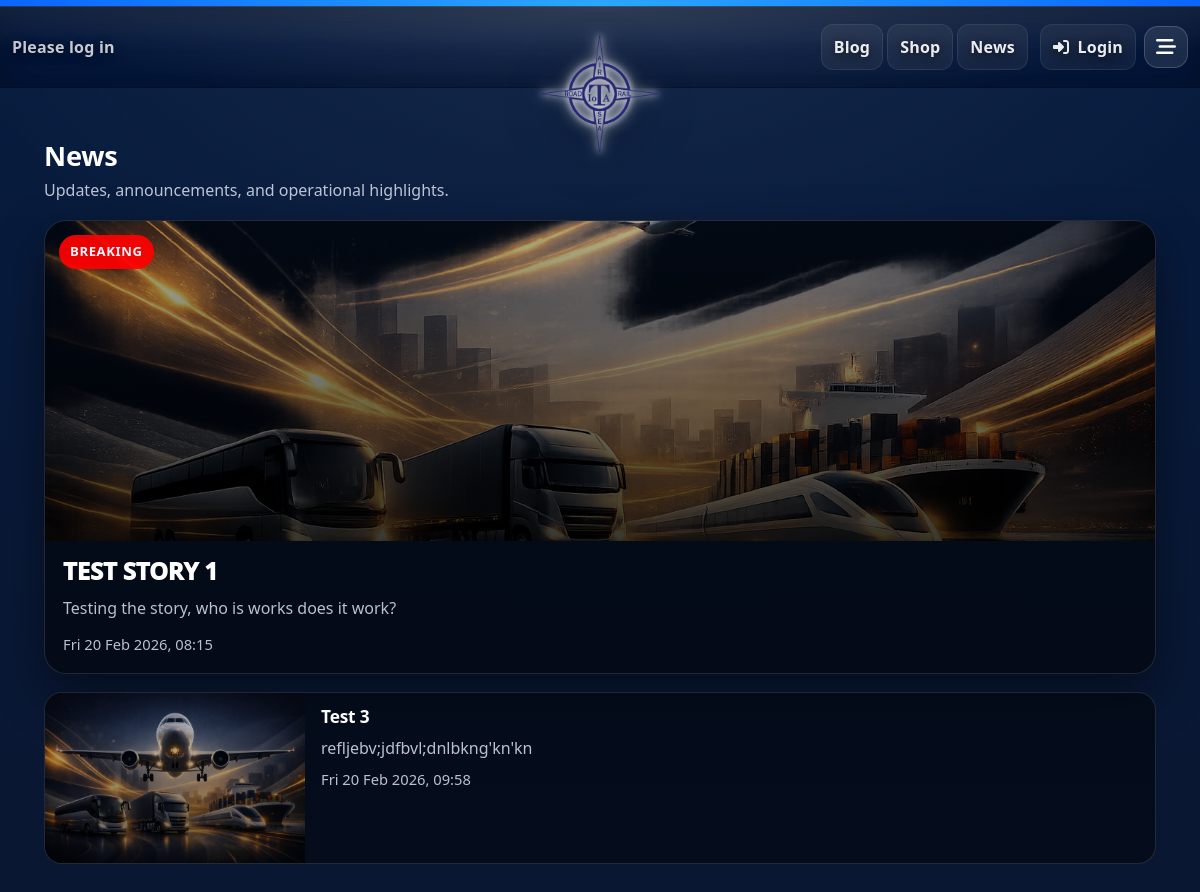
The page /news/ on the database as committed earlier.
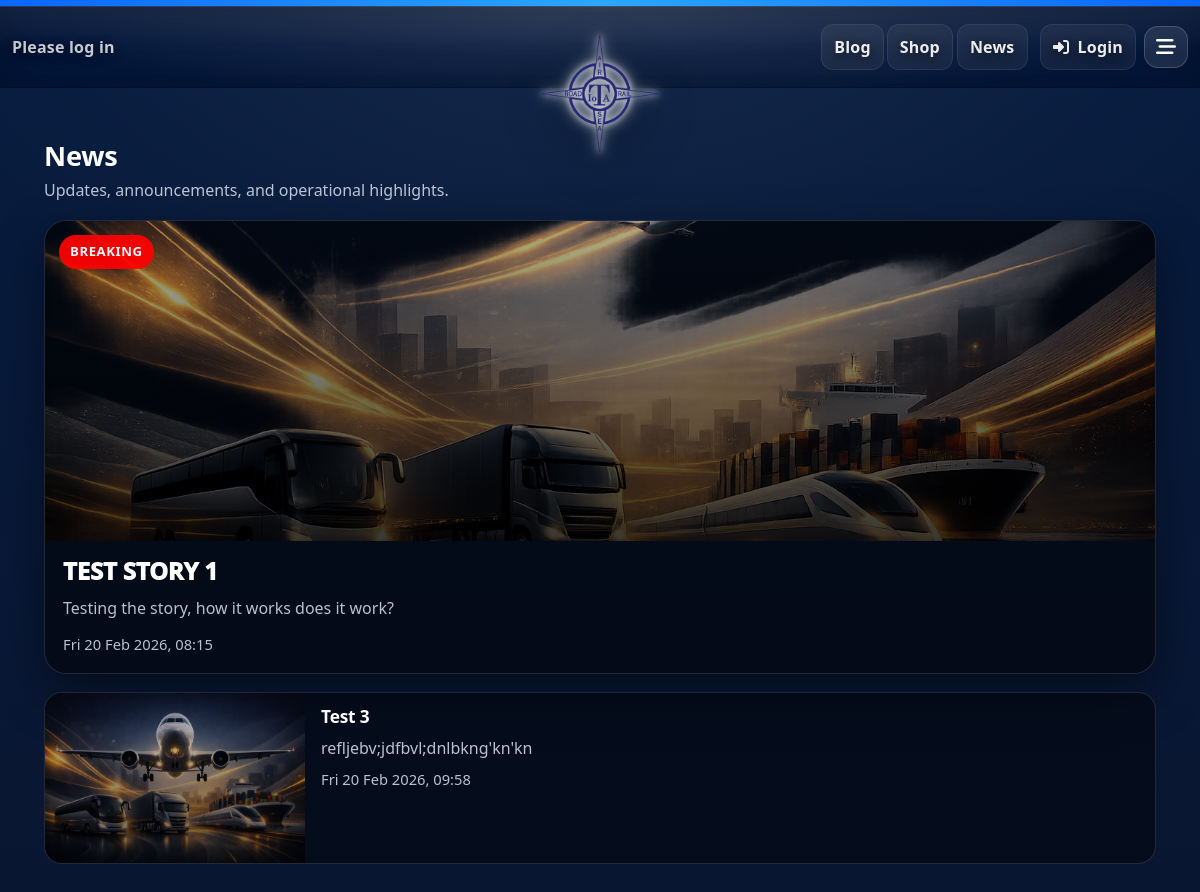
The same page on the database as committed later.
### news/models.py (models this page shows, shortened)
class NewsStory(models.Model):
    title = models.CharField(max_length=220)
    slug = models.SlugField(max_length=260, unique=True, blank=True)
    synopsis = models.TextField(max_length=500, help_text="Short summary shown on the list page.")
    body = models.TextField(help_text="Full story content.")
    image = models.ImageField(upload_to="news/", blank=True, null=True)
    is_breaking = models.BooleanField(default=False, help_text="Only one story can be Breaking at a time.")
    is_archived = models.BooleanField(default=False, help_text="Archived stories are hidden from the main list.")
    created_at = models.DateTimeField(auto_now_add=True)
    updated_at = models.DateTimeField(auto_now=True)
    class Meta:
        ordering = ["-created_at"]

### news/views.py (the view)
# urls.py: path("", views.news_list, name="news_list"),
def news_list(request):
    is_admin = _is_superuser(request.user)
    breaking = NewsStory.objects.filter(is_breaking=True, is_archived=False).first()
    stories_qs = NewsStory.objects.all() if is_admin else NewsStory.objects.filter(is_archived=False)
    stories = stories_qs.order_by("-created_at")
    if breaking:
        stories = stories.exclude(pk=breaking.pk)
    create_form = NewsStoryForm() if is_admin else None
    context = {
        "breaking": breaking,
        "stories": stories,
        "create_form": create_form,
    }
    return render(request, "news/news_list.html", context)

### news/views.py (called while the page is built)
def _is_superuser(user):
    return user.is_authenticated and user.is_superuser

### news/templates/news/news_list.html (shortened to what this page needs)
{% extends "news/news_base.html" %}
{% load static %}
{% block news_content %}
<section class="news-wrap">
  <header class="news-topbar">
    <div class="news-topbar__left">
      <h1 class="news-title">News</h1>
      <p class="news-subtitle">Updates, announcements, and operational highlights.</p>
    </div>
  </header>
  {% if breaking %}
  <article class="news-feature">
    <a class="news-feature__link" href="{% url 'news_detail' breaking.slug %}">
      <div class="news-feature__media"
           {% if breaking.image %}style="background-image:url('{{ breaking.image.url }}')" {% endif %}>
        <div class="news-feature__shade"></div>
        <div class="news-feature__badge">BREAKING</div>
      </div>
      <div class="news-feature__body">
        <h2 class="news-feature__title">{{ breaking.title }}</h2>
        <p class="news-feature__synopsis">{{ breaking.synopsis|striptags }}</p>
        <div class="news-meta">
          <span>{{ breaking.created_at|date:"D d M Y, H:i" }}</span>
        </div>
      </div>
    </a>
  </article>
  {% endif %}
  <div class="news-feed">
    {% for story in stories %}
      <article class="news-card {% if story.is_archived %}news-card--archived{% endif %}">
        <a class="news-card__link" href="{% url 'news_detail' story.slug %}">
          <div class="news-card__media"
               {% if story.image %}style="background-image:url('{{ story.image.url }}')" {% endif %}>
          </div>
          <div class="news-card__body">
            <h3 class="news-card__title">
              {{ story.title }}
            </h3>
            <p class="news-card__synopsis">{{ story.synopsis|striptags }}</p>
            <div class="news-meta">
              <span>{{ story.created_at|date:"D d M Y, H:i" }}</span>
            </div>
          </div>
        </a>
      </article>
    {% empty %}
      <div class="news-empty">No stories yet.</div>
    {% endfor %}
  </div>
</section>
{% endblock %}

Rows that differ between the two databases and show on the page:
changed NewsStory "TEST STORY 1": synopsis "Testing the story, who is works does it work?" → "Testing the story, how it works does it work?"
